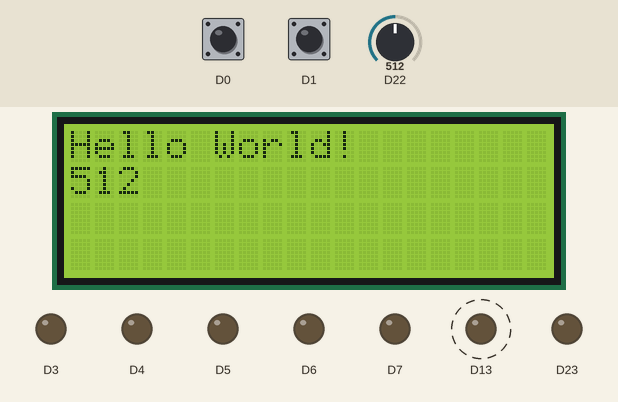
Simulated run of this sketch. Board: Arduino Due. Parts: 20×4 character LCD, output pins drawn as LEDs (lit = HIGH). Dashed ring = blinking. Inputs (shaded band) come from the test bench; at power-on: D22 = 512, D0 HIGH, D1 HIGH.

Above: at 1.2 s.
1.3 s: D22 set to 716
At 1.9 s:
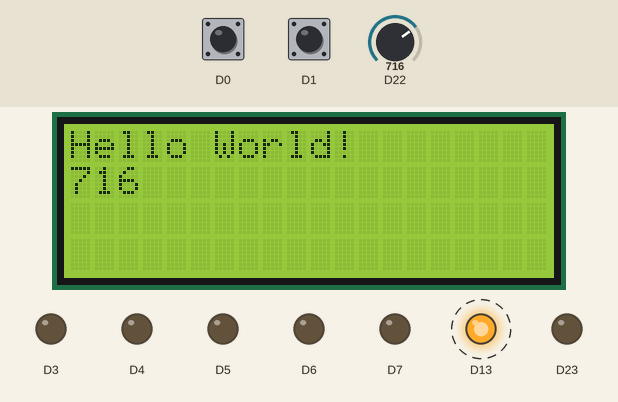
2.8 s: D22 set to 900
At 3.9 s:
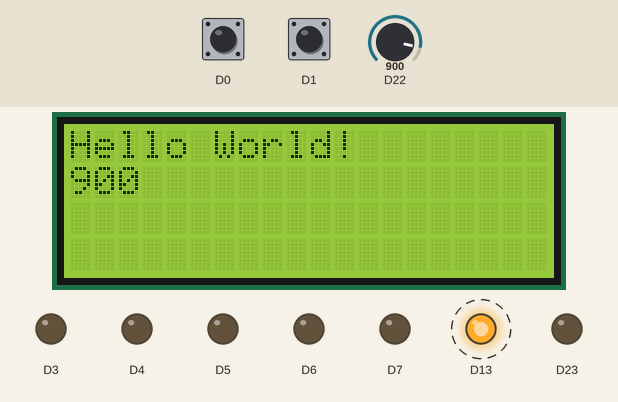
4.3 s: D22 set to 1023
At 4.9 s:
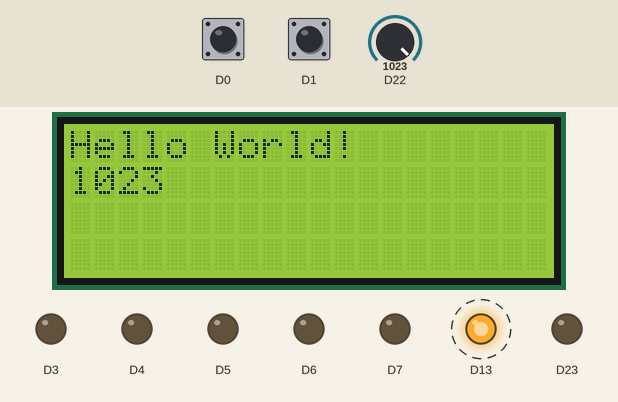
Timing chart, 0 to 11.8 s (numbered marks = the images above; inputs shaded):
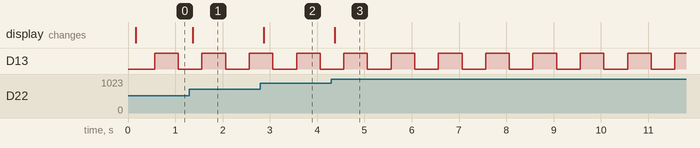

The sketch:

regulation-vitesse.ino
```cpp
#include <LiquidCrystal.h>
#include <TimerOne.h>

LiquidCrystal lcd (18, 17, 16, 15, 14, 19); //liaison 4 bits de données

void setup() {
  pinMode (3, OUTPUT) ;
  pinMode (4, OUTPUT) ;
  pinMode (5, OUTPUT) ;
  pinMode (6, OUTPUT) ;
  pinMode (7, OUTPUT) ;
  pinMode (13, OUTPUT) ;
  pinMode (0, INPUT_PULLUP) ;
  pinMode (1, INPUT_PULLUP) ;
  lcd.begin(20,4); //utilisation d'un écran 20 colonnes et 4 lignes
  lcd.write ("Hello World!"); //petit test pour vérifier que tout marche
  Timer1.initialize (1000) ; // 1 ms.
  Timer1.attachInterrupt (encoderHandler);
  analogWriteFrequency (23, 25000); // PWM Frequency 25 kHz
  analogWriteResolution (6);  // analogWrite value 0 to 63
}

volatile int gEncodeur = 0 ;
int gEncodeurCache = 0 ;
bool gEncoderA = false ;
int gClignotement = 0 ;
int gPhase = 0 ;
volatile int gMesureVitesse = 0 ;

void encoderHandler (void) {
//--- Encodeur numrique
  const bool encoderA = digitalRead (0) ;
  if (encoderA && !gEncoderA) {
    if ((gEncodeur < 63) && !digitalRead (1)) {
      gEncodeur ++ ;
    }else if ((gEncodeur > 0) && digitalRead (1)) {
      gEncodeur -- ;
    }
  }
  gEncoderA = encoderA ;
//--- Clignotement
  gClignotement ++ ;
  if (gClignotement == 500) {
    gClignotement = 0 ;
    digitalWrite (13, !digitalRead (13)) ;
  }
//--- Regulateur
  gPhase ++ ;
  if (gPhase == 1) {
    analogWrite (23, 0) ; // Arret
  }else if (gPhase == 2) {
    gMesureVitesse = analogRead (22) ;
    const int commande = 5 * (gEncodeur - gMesureVitesse / 16) ;
    analogWrite (23, commande) ;
  }else if (gPhase == 10) {
    gPhase = 0 ;
  }
}

int gMesureVitesseCache = 0 ;

void loop() {
  delay (100) ;
  if (gEncodeurCache != gEncodeur) {
    gEncodeurCache = gEncodeur ;
    lcd.setCursor (0, 0) ;
    lcd.print ("  ") ;
    lcd.setCursor (0, 0) ;
    lcd.print (gEncodeurCache) ;
  }
  if (gMesureVitesseCache != gMesureVitesse) {
    gMesureVitesseCache = gMesureVitesse ;
    lcd.setCursor (0, 1) ;
    lcd.print ("      ") ;
    lcd.setCursor (0, 1) ;
    lcd.print (gMesureVitesseCache) ;
  }
}
```

Measured:
- after the input at 1.3 s, the display: changes after 0.07 s (image 1)
- after the input at 2.8 s, the display: changes after 0.07 s (image 2)
- after the input at 4.3 s, the display: changes after 0.07 s (image 3)
- by itself, D13: alternates HIGH for 0.50 s and LOW for 0.50 s
